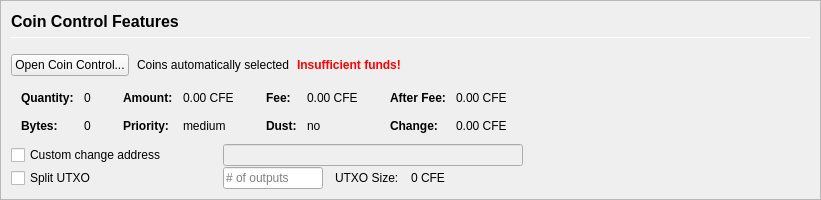
         <widget class="QFrame" name="frameCoinControl">
          <property name="sizePolicy">
           <sizepolicy hsizetype="Expanding" vsizetype="Expanding">
            <horstretch>0</horstretch>
            <verstretch>0</verstretch>
           </sizepolicy>
          </property>
          <property name="maximumSize">
           <size>
            <width>16777215</width>
            <height>16777215</height>
           </size>
          </property>
          <property name="frameShape">
           <enum>QFrame::StyledPanel</enum>
          </property>
          <property name="frameShadow">
           <enum>QFrame::Sunken</enum>
          </property>
          <layout class="QVBoxLayout" name="verticalLayoutCoinControl2">
           <property name="spacing">
            <number>0</number>
           </property>
           <property name="leftMargin">
            <number>0</number>
           </property>
           <property name="topMargin">
            <number>0</number>
           </property>
           <property name="rightMargin">
            <number>0</number>
           </property>
           <property name="bottomMargin">
            <number>0</number>
           </property>
           <item>
            <widget class="QFrame" name="frameCoinControl_BG">
             <layout class="QVBoxLayout" name="verticalLayoutCoinControl" stretch="0,0,0,0,0,0">
              <property name="spacing">
               <number>1</number>
              </property>
              <property name="leftMargin">
               <number>10</number>
              </property>
              <property name="topMargin">
               <number>10</number>
              </property>
              <item>
               <layout class="QHBoxLayout" name="horizontalLayoutCoinControl1">
                <property name="bottomMargin">
                 <number>15</number>
                </property>
                <item>
                 <layout class="QVBoxLayout" name="verticalLayout_3">
                  <property name="spacing">
                   <number>6</number>
                  </property>
                  <item>
                   <widget class="QLabel" name="labelCoinControlFeatures">
                    <property name="sizePolicy">
                     <sizepolicy hsizetype="Preferred" vsizetype="Maximum">
                      <horstretch>0</horstretch>
                      <verstretch>0</verstretch>
                     </sizepolicy>
                    </property>
                    <property name="minimumSize">
                     <size>
                      <width>0</width>
                      <height>20</height>
                     </size>
                    </property>
                    <property name="font">
                     <font>
                      <pointsize>12</pointsize>
                      <weight>75</weight>
                      <bold>true</bold>
                     </font>
                    </property>
                    <property name="styleSheet">
                     <string notr="true">font-weight:bold;</string>
                    </property>
                    <property name="text">
                     <string>Coin Control Features</string>
                    </property>
                   </widget>
                  </item>
                  <item>
                   <widget class="Line" name="line">
                    <property name="minimumSize">
                     <size>
                      <width>0</width>
                      <height>1</height>
                     </size>
                    </property>
                    <property name="maximumSize">
                     <size>
                      <width>16777215</width>
                      <height>1</height>
                     </size>
                    </property>
                    <property name="orientation">
                     <enum>Qt::Horizontal</enum>
                    </property>
                   </widget>
                  </item>
                 </layout>
                </item>
               </layout>
              </item>
              <item>
               <layout class="QHBoxLayout" name="horizontalLayoutCoinControl2" stretch="0,0,0,0">
                <property name="spacing">
                 <number>8</number>
                </property>
                <property name="bottomMargin">
                 <number>10</number>
                </property>
                <item>
                 <widget class="QPushButton" name="pushButtonCoinControl">
                  <property name="styleSheet">
                   <string notr="true"/>
                  </property>
                  <property name="text">
                   <string>Open Coin Control...</string>
                  </property>
                  <property name="autoDefault">
                   <bool>false</bool>
                  </property>
                 </widget>
                </item>
                <item>
                 <widget class="QLabel" name="labelCoinControlAutomaticallySelected">
                  <property name="text">
                   <string>Coins automatically selected</string>
                  </property>
                  <property name="margin">
                   <number>5</number>
                  </property>
                 </widget>
                </item>
                <item>
                 <widget class="QLabel" name="labelCoinControlInsuffFunds">
                  <property name="font">
                   <font>
                    <weight>75</weight>
                    <bold>true</bold>
                   </font>
                  </property>
                  <property name="styleSheet">
                   <string notr="true">color:red;font-weight:bold;</string>
                  </property>
                  <property name="text">
                   <string>Insufficient funds!</string>
                  </property>
                  <property name="margin">
                   <number>5</number>
                  </property>
                 </widget>
                </item>
                <item>
                 <spacer name="horizontalSpacerCoinControl">
                  <property name="orientation">
                   <enum>Qt::Horizontal</enum>
                  </property>
                  <property name="sizeHint" stdset="0">
                   <size>
                    <width>40</width>
                    <height>1</height>
                   </size>
                  </property>
                 </spacer>
                </item>
               </layout>
              </item>
              <item>
               <widget class="QWidget" name="widgetCoinControl" native="true">
                <property name="sizePolicy">
                 <sizepolicy hsizetype="Preferred" vsizetype="Preferred">
                  <horstretch>0</horstretch>
                  <verstretch>0</verstretch>
                 </sizepolicy>
                </property>
                <property name="minimumSize">
                 <size>
                  <width>0</width>
                  <height>0</height>
                 </size>
                </property>
                <property name="styleSheet">
                 <string notr="true"/>
                </property>
                <layout class="QHBoxLayout" name="horizontalLayoutCoinControl5">
                 <property name="leftMargin">
                  <number>0</number>
                 </property>
                 <property name="topMargin">
                  <number>0</number>
                 </property>
                 <property name="rightMargin">
                  <number>0</number>
                 </property>
                 <property name="bottomMargin">
                  <number>0</number>
                 </property>
                 <item>
                  <layout class="QHBoxLayout" name="horizontalLayoutCoinControl3" stretch="0,0,0,1">
                   <property name="spacing">
                    <number>20</number>
                   </property>
                   <property name="topMargin">
                    <number>0</number>
                   </property>
                   <property name="bottomMargin">
                    <number>10</number>
                   </property>
                   <item>
                    <layout class="QFormLayout" name="formLayoutCoinControl1">
                     <property name="horizontalSpacing">
                      <number>10</number>
                     </property>
                     <property name="verticalSpacing">
                      <number>14</number>
                     </property>
                     <property name="leftMargin">
                      <number>10</number>
                     </property>
                     <property name="topMargin">
                      <number>4</number>
                     </property>
                     <property name="rightMargin">
                      <number>6</number>
                     </property>
                     <item row="0" column="0">
                      <widget class="QLabel" name="labelCoinControlQuantityText">
                       <property name="font">
                        <font>
                         <weight>75</weight>
                         <bold>true</bold>
                        </font>
                       </property>
                       <property name="text">
                        <string>Quantity:</string>
                       </property>
                       <property name="margin">
                        <number>0</number>
                       </property>
                      </widget>
                     </item>
                     <item row="0" column="1">
                      <widget class="QLabel" name="labelCoinControlQuantity">
                       <property name="cursor">
                        <cursorShape>IBeamCursor</cursorShape>
                       </property>
                       <property name="contextMenuPolicy">
                        <enum>Qt::ActionsContextMenu</enum>
                       </property>
                       <property name="text">
                        <string notr="true">0</string>
                       </property>
                       <property name="margin">
                        <number>0</number>
                       </property>
                       <property name="textInteractionFlags">
                        <set>Qt::LinksAccessibleByMouse|Qt::TextSelectableByKeyboard|Qt::TextSelectableByMouse</set>
                       </property>
                      </widget>
                     </item>
                     <item row="1" column="0">
                      <widget class="QLabel" name="labelCoinControlBytesText">
                       <property name="font">
                        <font>
                         <weight>75</weight>
                         <bold>true</bold>
                        </font>
                       </property>
                       <property name="text">
                        <string>Bytes:</string>
                       </property>
                      </widget>
                     </item>
                     <item row="1" column="1">
                      <widget class="QLabel" name="labelCoinControlBytes">
                       <property name="cursor">
                        <cursorShape>IBeamCursor</cursorShape>
                       </property>
                       <property name="contextMenuPolicy">
                        <enum>Qt::ActionsContextMenu</enum>
                       </property>
                       <property name="text">
                        <string notr="true">0</string>
                       </property>
                       <property name="textInteractionFlags">
                        <set>Qt::LinksAccessibleByMouse|Qt::TextSelectableByKeyboard|Qt::TextSelectableByMouse</set>
                       </property>
                      </widget>
                     </item>
                    </layout>
                   </item>
                   <item>
                    <layout class="QFormLayout" name="formLayoutCoinControl2">
                     <property name="horizontalSpacing">
                      <number>10</number>
                     </property>
                     <property name="verticalSpacing">
                      <number>14</number>
                     </property>
                     <property name="leftMargin">
                      <number>6</number>
                     </property>
                     <property name="topMargin">
                      <number>4</number>
                     </property>
                     <property name="rightMargin">
                      <number>6</number>
                     </property>
                     <item row="0" column="0">
                      <widget class="QLabel" name="labelCoinControlAmountText">
                       <property name="font">
                        <font>
                         <weight>75</weight>
                         <bold>true</bold>
                        </font>
                       </property>
                       <property name="text">
                        <string>Amount:</string>
                       </property>
                       <property name="margin">
                        <number>0</number>
                       </property>
                      </widget>
                     </item>
                     <item row="0" column="1">
                      <widget class="QLabel" name="labelCoinControlAmount">
                       <property name="cursor">
                        <cursorShape>IBeamCursor</cursorShape>
                       </property>
                       <property name="contextMenuPolicy">
                        <enum>Qt::ActionsContextMenu</enum>
                       </property>
                       <property name="text">
                        <string notr="true">0.00 CFE</string>
                       </property>
                       <property name="textInteractionFlags">
                        <set>Qt::LinksAccessibleByMouse|Qt::TextSelectableByKeyboard|Qt::TextSelectableByMouse</set>
                       </property>
                      </widget>
                     </item>
                     <item row="1" column="0">
                      <widget class="QLabel" name="labelCoinControlPriorityText">
                       <property name="font">
                        <font>
                         <weight>75</weight>
                         <bold>true</bold>
                        </font>
                       </property>
                       <property name="text">
                        <string>Priority:</string>
                       </property>
                      </widget>
                     </item>
                     <item row="1" column="1">
                      <widget class="QLabel" name="labelCoinControlPriority">
                       <property name="cursor">
                        <cursorShape>IBeamCursor</cursorShape>
                       </property>
                       <property name="contextMenuPolicy">
                        <enum>Qt::ActionsContextMenu</enum>
                       </property>
                       <property name="text">
                        <string>medium</string>
                       </property>
                       <property name="textInteractionFlags">
                        <set>Qt::LinksAccessibleByMouse|Qt::TextSelectableByKeyboard|Qt::TextSelectableByMouse</set>
                       </property>
                      </widget>
                     </item>
                    </layout>
                   </item>
                   <item>
                    <layout class="QFormLayout" name="formLayoutCoinControl3">
                     <property name="horizontalSpacing">
                      <number>10</number>
                     </property>
                     <property name="verticalSpacing">
                      <number>14</number>
                     </property>
                     <property name="leftMargin">
                      <number>6</number>
                     </property>
                     <property name="topMargin">
                      <number>4</number>
                     </property>
                     <property name="rightMargin">
                      <number>6</number>
                     </property>
                     <item row="0" column="0">
                      <widget class="QLabel" name="labelCoinControlFeeText">
                       <property name="font">
                        <font>
                         <weight>75</weight>
                         <bold>true</bold>
                        </font>
                       </property>
                       <property name="text">
                        <string>Fee:</string>
                       </property>
                       <property name="margin">
                        <number>0</number>
                       </property>
                      </widget>
                     </item>
                     <item row="0" column="1">
                      <widget class="QLabel" name="labelCoinControlFee">
                       <property name="cursor">
                        <cursorShape>IBeamCursor</cursorShape>
                       </property>
                       <property name="contextMenuPolicy">
                        <enum>Qt::ActionsContextMenu</enum>
                       </property>
                       <property name="text">
                        <string notr="true">0.00 CFE</string>
                       </property>
                       <property name="textInteractionFlags">
                        <set>Qt::LinksAccessibleByMouse|Qt::TextSelectableByKeyboard|Qt::TextSelectableByMouse</set>
                       </property>
                      </widget>
                     </item>
                     <item row="1" column="0">
                      <widget class="QLabel" name="labelCoinControlLowOutputText">
                       <property name="font">
                        <font>
                         <weight>75</weight>
                         <bold>true</bold>
                        </font>
                       </property>
                       <property name="text">
                        <string>Dust:</string>
                       </property>
                      </widget>
                     </item>
                     <item row="1" column="1">
                      <widget class="QLabel" name="labelCoinControlLowOutput">
                       <property name="cursor">
                        <cursorShape>IBeamCursor</cursorShape>
                       </property>
                       <property name="contextMenuPolicy">
                        <enum>Qt::ActionsContextMenu</enum>
                       </property>
                       <property name="text">
                        <string>no</string>
                       </property>
                       <property name="textInteractionFlags">
                        <set>Qt::LinksAccessibleByMouse|Qt::TextSelectableByKeyboard|Qt::TextSelectableByMouse</set>
                       </property>
                      </widget>
                     </item>
                    </layout>
                   </item>
                   <item>
                    <layout class="QFormLayout" name="formLayoutCoinControl4">
                     <property name="horizontalSpacing">
                      <number>10</number>
                     </property>
                     <property name="verticalSpacing">
                      <number>14</number>
                     </property>
                     <property name="leftMargin">
                      <number>6</number>
                     </property>
                     <property name="topMargin">
                      <number>4</number>
                     </property>
                     <property name="rightMargin">
                      <number>6</number>
                     </property>
                     <item row="0" column="0">
                      <widget class="QLabel" name="labelCoinControlAfterFeeText">
                       <property name="font">
                        <font>
                         <weight>75</weight>
                         <bold>true</bold>
                        </font>
                       </property>
                       <property name="text">
                        <string>After Fee:</string>
                       </property>
                       <property name="margin">
                        <number>0</number>
                       </property>
                      </widget>
                     </item>
                     <item row="0" column="1">
                      <widget class="QLabel" name="labelCoinControlAfterFee">
                       <property name="cursor">
                        <cursorShape>IBeamCursor</cursorShape>
                       </property>
                       <property name="contextMenuPolicy">
                        <enum>Qt::ActionsContextMenu</enum>
                       </property>
                       <property name="text">
                        <string notr="true">0.00 CFE</string>
                       </property>
                       <property name="textInteractionFlags">
                        <set>Qt::LinksAccessibleByMouse|Qt::TextSelectableByKeyboard|Qt::TextSelectableByMouse</set>
                       </property>
                      </widget>
                     </item>
                     <item row="1" column="0">
                      <widget class="QLabel" name="labelCoinControlChangeText">
                       <property name="font">
                        <font>
                         <weight>75</weight>
                         <bold>true</bold>
                        </font>
                       </property>
                       <property name="text">
                        <string>Change:</string>
                       </property>
                      </widget>
                     </item>
                     <item row="1" column="1">
                      <widget class="QLabel" name="labelCoinControlChange">
                       <property name="cursor">
                        <cursorShape>IBeamCursor</cursorShape>
                       </property>
                       <property name="contextMenuPolicy">
                        <enum>Qt::ActionsContextMenu</enum>
                       </property>
                       <property name="text">
                        <string notr="true">0.00 CFE</string>
                       </property>
                       <property name="textInteractionFlags">
                        <set>Qt::LinksAccessibleByMouse|Qt::TextSelectableByKeyboard|Qt::TextSelectableByMouse</set>
                       </property>
                      </widget>
                     </item>
                    </layout>
                   </item>
                  </layout>
                 </item>
                </layout>
               </widget>
              </item>
              <item>
               <layout class="QHBoxLayout" name="horizontalLayoutCoinControl4">
                <property name="spacing">
                 <number>12</number>
                </property>
                <property name="sizeConstraint">
                 <enum>QLayout::SetDefaultConstraint</enum>
                </property>
                <property name="topMargin">
                 <number>0</number>
                </property>
                <property name="rightMargin">
                 <number>0</number>
                </property>
                <item>
                 <widget class="QCheckBox" name="checkBoxCoinControlChange">
                  <property name="sizePolicy">
                   <sizepolicy hsizetype="Preferred" vsizetype="Preferred">
                    <horstretch>0</horstretch>
                    <verstretch>0</verstretch>
                   </sizepolicy>
                  </property>
                  <property name="minimumSize">
                   <size>
                    <width>200</width>
                    <height>0</height>
                   </size>
                  </property>
                  <property name="maximumSize">
                   <size>
                    <width>200</width>
                    <height>16777215</height>
                   </size>
                  </property>
                  <property name="toolTip">
                   <string>If this is activated, but the change address is empty or invalid, change will be sent to a newly generated address.</string>
                  </property>
                  <property name="text">
                   <string>Custom change address</string>
                  </property>
                 </widget>
                </item>
                <item>
                 <widget class="QValidatedLineEdit" name="lineEditCoinControlChange">
                  <property name="enabled">
                   <bool>false</bool>
                  </property>
                  <property name="sizePolicy">
                   <sizepolicy hsizetype="Preferred" vsizetype="Preferred">
                    <horstretch>0</horstretch>
                    <verstretch>0</verstretch>
                   </sizepolicy>
                  </property>
                  <property name="minimumSize">
                   <size>
                    <width>300</width>
                    <height>0</height>
                   </size>
                  </property>
                 </widget>
                </item>
                <item>
                 <widget class="QLabel" name="labelCoinControlChangeLabel">
                  <property name="sizePolicy">
                   <sizepolicy hsizetype="Preferred" vsizetype="Preferred">
                    <horstretch>0</horstretch>
                    <verstretch>0</verstretch>
                   </sizepolicy>
                  </property>
                  <property name="minimumSize">
                   <size>
                    <width>100</width>
                    <height>0</height>
                   </size>
                  </property>
                  <property name="text">
                   <string/>
                  </property>
                  <property name="margin">
                   <number>3</number>
                  </property>
                 </widget>
                </item>
               </layout>
              </item>
              <item>
               <layout class="QHBoxLayout" name="horizontalLayoutCoinControl6">
                <property name="spacing">
                 <number>12</number>
                </property>
                <property name="rightMargin">
                 <number>0</number>
                </property>
                <item>
                 <widget class="QCheckBox" name="splitBlockCheckBox">
                  <property name="sizePolicy">
                   <sizepolicy hsizetype="Preferred" vsizetype="Preferred">
                    <horstretch>0</horstretch>
                    <verstretch>0</verstretch>
                   </sizepolicy>
                  </property>
                  <property name="minimumSize">
                   <size>
                    <width>200</width>
                    <height>0</height>
                   </size>
                  </property>
                  <property name="maximumSize">
                   <size>
                    <width>200</width>
                    <height>16777215</height>
                   </size>
                  </property>
                  <property name="text">
                   <string>Split UTXO</string>
                  </property>
                 </widget>
                </item>
                <item>
                 <widget class="QLineEdit" name="splitBlockLineEdit">
                  <property name="sizePolicy">
                   <sizepolicy hsizetype="Preferred" vsizetype="Preferred">
                    <horstretch>50</horstretch>
                    <verstretch>0</verstretch>
                   </sizepolicy>
                  </property>
                  <property name="minimumSize">
                   <size>
                    <width>100</width>
                    <height>0</height>
                   </size>
                  </property>
                  <property name="maximumSize">
                   <size>
                    <width>100</width>
                    <height>16777215</height>
                   </size>
                  </property>
                  <property name="placeholderText">
                   <string># of outputs</string>
                  </property>
                 </widget>
                </item>
                <item>
                 <widget class="QLabel" name="labelBlockSizeText">
                  <property name="text">
                   <string>UTXO Size:</string>
                  </property>
                 </widget>
                </item>
                <item>
                 <widget class="QLabel" name="labelBlockSize">
                  <property name="text">
                   <string>0 CFE</string>
                  </property>
                 </widget>
                </item>
                <item>
                 <spacer name="horizontalSpacer_7">
                  <property name="orientation">
                   <enum>Qt::Horizontal</enum>
                  </property>
                  <property name="sizeHint" stdset="0">
                   <size>
                    <width>40</width>
                    <height>20</height>
                   </size>
                  </property>
                 </spacer>
                </item>
               </layout>
              </item>
              <item>
               <spacer name="verticalSpacerCoinControl">
                <property name="orientation">
                 <enum>Qt::Vertical</enum>
                </property>
                <property name="sizeHint" stdset="0">
                 <size>
                  <width>800</width>
                  <height>1</height>
                 </size>
                </property>
               </spacer>
              </item>
             </layout>
            </widget>
           </item>
          </layout>
         </widget>
